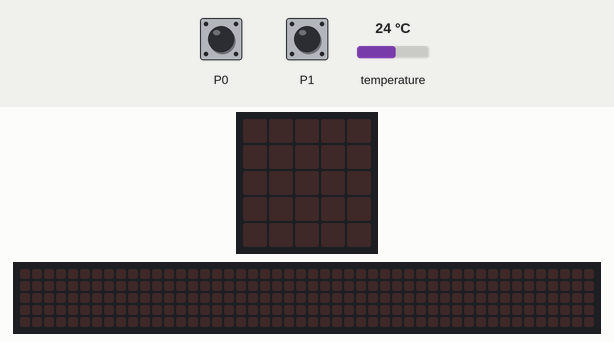
The program below on a simulated BBC micro:bit running MicroPython. Shown: the board's 5×5 LED display, a strip that is not on the board, showing the scrolling text unrolled. The test bench sets the inputs (shaded band); at power-on: temperature 24 °C. The 48×5 strip is a reading aid, not a part: it shows the text the display is scrolling, unrolled, one strip-width of it at a time.

Above: at 1.2 s.
1.3 s: touch pin P0 pressed for 0.15 s
At 1.37 s:
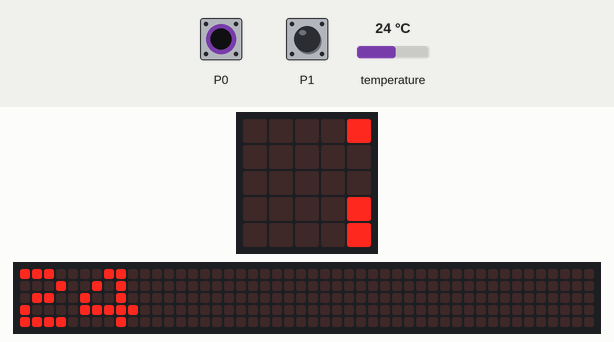
4.3 s: touch pin P1 pressed for 0.15 s
At 4.37 s:
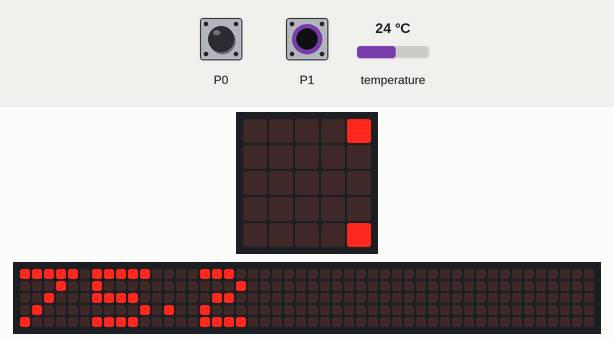
7.3 s: touch pin P1 pressed for 1 s
At 8.12 s:
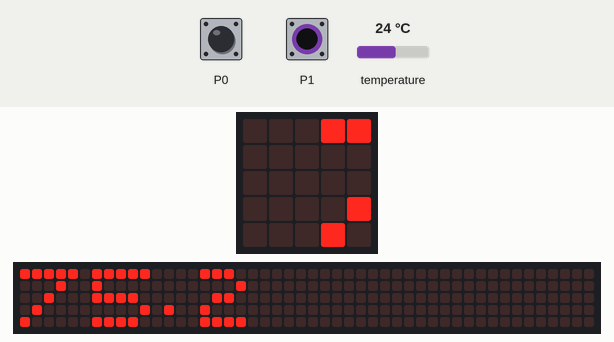
10.3 s: touch pin P1 pressed for 3.2 s
At 11.87 s:
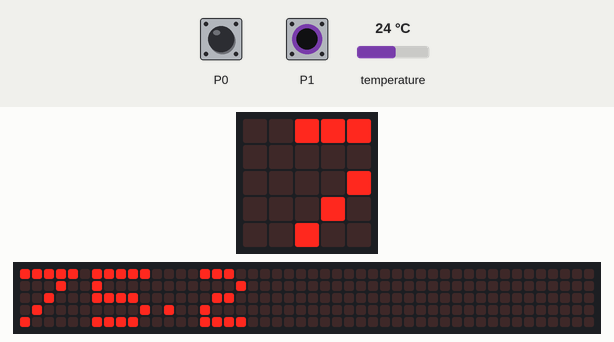

The program:

Touch_Temperature_Display.py
```python
from microbit import *

while True:
    if pin0.is_touched():
        display.scroll(temperature())
    elif pin1.is_touched():
        tempF = ((9/5)*temperature()) + 32
        display.scroll(tempF)
```

Measured:
- after the input at 1.3 s, the display: changes at once (image 1)
- after the input at 4.3 s, the display: changes at once (image 2)
